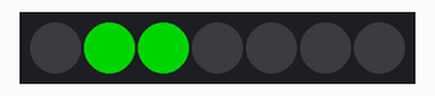
Bench run of a sketch on a simulated Arduino Uno, built with avr-gcc and run on an emulated ATmega328P. On the bench: 7 RGB LEDs in strip order, left to right. Dim RGB values are drawn brighter than linear.

Above: at 0.1 s.
At 2.1 s:
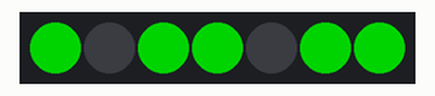
At 8.1 s:
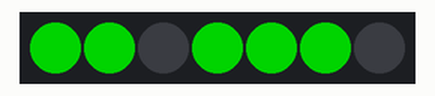
At 16.2 s:
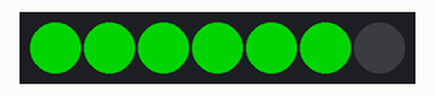
At 24.3 s:
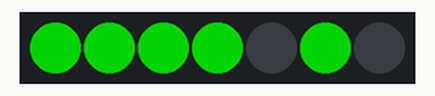
At 34.4 s:
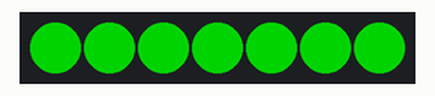
Timing chart, 0 to 39.9 s (numbered marks = the images above):
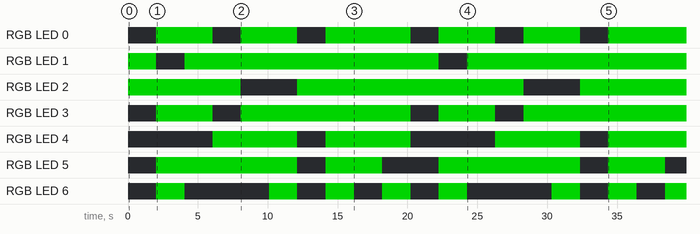

The sketch:

7segment_display.ino
```cpp
#include <FastLED.h>

#define NUM_LEDS 7 //Number of leds (we use 7 for a 7segment display)


#define DATA_PIN 3  //LED data pin in
#define CLOCK_PIN 13

#define COLOR Green  //Color that the LED's will become
#define DELAY 2000 //Time a digit stays on the screen

CRGB leds[NUM_LEDS];

void setup() {
    FastLED.addLeds<NEOPIXEL, DATA_PIN>(leds, NUM_LEDS);

}

void loop() {
//Uncomment the line of the digit or animation you want to display
  //looping();
  digit_1();
  digit_2();
  digit_3();
  digit_4();
  digit_5();
  digit_6();
  digit_7();
  digit_8();
  digit_9();
  digit_0();
  }

void looping() {  //Custom funtion for the looping animation can be called using looping();
  leds[0] = CRGB::COLOR;
  FastLED.show();
  delay(100);
  leds[0] = CRGB::Black;
  FastLED.show();
  delay(1);
  leds[1] = CRGB::COLOR;
  FastLED.show();
  delay(100);
  leds[1] = CRGB::Black;
  FastLED.show();
  delay(1);
  leds[5] = CRGB::COLOR;
  FastLED.show();
  delay(100);
  leds[5] = CRGB::Black;
  FastLED.show();
  delay(1);
  leds[4] = CRGB::COLOR;
  FastLED.show();
  delay(100);
  leds[4] = CRGB::Black;
  FastLED.show();
  delay(1);
  leds[3] = CRGB::COLOR;
  FastLED.show();
  delay(100);
  leds[3] = CRGB::Black;
  FastLED.show();
  delay(1);
  leds[2] = CRGB::COLOR;
  FastLED.show();
  delay(100);
  leds[2] = CRGB::Black;
  FastLED.show();
  delay(1);
  leds[5] = CRGB::COLOR;
  FastLED.show();
  delay(100);
  leds[5] = CRGB::Black;
  FastLED.show();
  delay(1);
  leds[6] = CRGB::COLOR;
  FastLED.show();
  delay(100);
  leds[6] = CRGB::Black;
  FastLED.show();
  delay(DELAY);

          }

void digit_1() {
  leds[2] = CRGB::COLOR;  //Turn on the leds
  FastLED.show();
  leds[1] = CRGB::COLOR;
  FastLED.show();
  delay(DELAY);
  leds[2] = CRGB::Black;  //Turn off the leds
  FastLED.show();
  leds[1] = CRGB::Black;
  FastLED.show();
}

void digit_2() {
  leds[0] = CRGB::COLOR;  //Turn on the leds
  FastLED.show();
  leds[6] = CRGB::COLOR;
  FastLED.show();
  leds[5] = CRGB::COLOR;
  FastLED.show();
  leds[2] = CRGB::COLOR;
  FastLED.show();
  leds[3] = CRGB::COLOR;
  FastLED.show();
  delay(DELAY);
  leds[0] = CRGB::Black;  //Turn off the leds
  FastLED.show();
  leds[6] = CRGB::Black;
  FastLED.show();
  leds[5] = CRGB::Black;
  FastLED.show();
  leds[2] = CRGB::Black;
  FastLED.show();
  leds[3] = CRGB::Black;
  FastLED.show();

  }


void digit_3() {
  leds[3] = CRGB::COLOR;  //Turn on the leds
  FastLED.show();
  leds[2] = CRGB::COLOR;
  FastLED.show();
  leds[5] = CRGB::COLOR;
  FastLED.show();
  leds[1] = CRGB::COLOR;
  FastLED.show();
  leds[0] = CRGB::COLOR;
  FastLED.show();
  delay(DELAY);
  leds[3] = CRGB::Black;  //Turn off the leds
  FastLED.show();
  leds[2] = CRGB::Black;
  FastLED.show();
  leds[5] = CRGB::Black;
  FastLED.show();
  leds[1] = CRGB::Black;
  FastLED.show();
  leds[0] = CRGB::Black;
  FastLED.show();

  }

  //
  void digit_4() {
  leds[4] = CRGB::COLOR;  //Turn on the leds
  FastLED.show();
  leds[2] = CRGB::COLOR;
  FastLED.show();
  leds[5] = CRGB::COLOR;
  FastLED.show();
  leds[1] = CRGB::COLOR;
  FastLED.show();
  delay(DELAY);
  leds[4] = CRGB::Black;  //Turn off the leds
  FastLED.show();
  leds[2] = CRGB::Black;
  FastLED.show();
  leds[5] = CRGB::Black;
  FastLED.show();
  leds[1] = CRGB::Black;
  FastLED.show();


  }


void digit_5() {
  leds[0] = CRGB::COLOR;  //Turn on the leds
  FastLED.show();
  leds[1] = CRGB::COLOR;
  FastLED.show();
  leds[5] = CRGB::COLOR;
  FastLED.show();
  leds[4] = CRGB::COLOR;
  FastLED.show();
  leds[3] = CRGB::COLOR;
  FastLED.show();
  delay(DELAY);
  leds[0] = CRGB::Black;  //Turn off the leds
  FastLED.show();
  leds[1] = CRGB::Black;
  FastLED.show();
  leds[5] = CRGB::Black;
  FastLED.show();
  leds[4] = CRGB::Black;
  FastLED.show();
  leds[3] = CRGB::Black;
  FastLED.show();

}


void digit_6() {
  leds[3] = CRGB::COLOR;  //Turn on the leds
  FastLED.show();
  leds[4] = CRGB::COLOR;
  FastLED.show();
  leds[5] = CRGB::COLOR;
  FastLED.show();
  leds[6] = CRGB::COLOR;
  FastLED.show();
  leds[1] = CRGB::COLOR;
  FastLED.show();
  leds[0] = CRGB::COLOR;
  FastLED.show();
  delay(DELAY);
  leds[3] = CRGB::Black;  //Turn off the leds
  FastLED.show();
  leds[4] = CRGB::Black;
  FastLED.show();
  leds[5] = CRGB::Black;
  FastLED.show();
  leds[6] = CRGB::Black;
  FastLED.show();
  leds[0] = CRGB::Black;
  FastLED.show();
  leds[1] = CRGB::Black;
  FastLED.show();

  }


void digit_7() {
  leds[3] = CRGB::COLOR;  //Turn on the leds
  FastLED.show();
  leds[2] = CRGB::COLOR;
  FastLED.show();
  leds[1] = CRGB::COLOR;
  FastLED.show();
  delay(DELAY);
  leds[3] = CRGB::Black;  //Turn off the leds
  FastLED.show();
  leds[2] = CRGB::Black;
  FastLED.show();
  leds[1] = CRGB::Black;
  FastLED.show();
}


void digit_8() {
  leds[3] = CRGB::COLOR;  //Turn on the leds
  FastLED.show();
  leds[4] = CRGB::COLOR;
  FastLED.show();
  leds[5] = CRGB::COLOR;
  FastLED.show();
  leds[6] = CRGB::COLOR;
  FastLED.show();
  leds[1] = CRGB::COLOR;
  FastLED.show();
  leds[0] = CRGB::COLOR;
  FastLED.show();
  leds[2] = CRGB::COLOR;
  FastLED.show();
  delay(DELAY);
  leds[3] = CRGB::Black;  //Turn off the leds
  FastLED.show();
  leds[4] = CRGB::Black;
  FastLED.show();
  leds[5] = CRGB::Black;
  FastLED.show();
  leds[6] = CRGB::Black;
  FastLED.show();
  leds[0] = CRGB::Black;
  FastLED.show();
  leds[1] = CRGB::Black;
  FastLED.show();
  leds[2] = CRGB::Black;
  FastLED.show();
  }

void digit_9() {
  leds[3] = CRGB::COLOR;  //Turn on the leds
  FastLED.show();
  leds[4] = CRGB::COLOR;
  FastLED.show();
  leds[2] = CRGB::COLOR;
  FastLED.show();
  leds[5] = CRGB::COLOR;
  FastLED.show();
  leds[1] = CRGB::COLOR;
  FastLED.show();
  leds[0] = CRGB::COLOR;
  FastLED.show();
  delay(DELAY);
  leds[3] = CRGB::Black;  //Turn off the leds
  FastLED.show();
  leds[4] = CRGB::Black;
  FastLED.show();
  leds[2] = CRGB::Black;
  FastLED.show();
  leds[5] = CRGB::Black;
  FastLED.show();
  leds[1] = CRGB::Black;
  FastLED.show();
  leds[0] = CRGB::Black;
  FastLED.show();

  }

void digit_0() {
  leds[3] = CRGB::COLOR;  //Turn on the leds
  FastLED.show();
  leds[4] = CRGB::COLOR;
  FastLED.show();
  leds[6] = CRGB::COLOR;
  FastLED.show();
  leds[1] = CRGB::COLOR;
  FastLED.show();
  leds[0] = CRGB::COLOR;
  FastLED.show();
  leds[2] = CRGB::COLOR;
  FastLED.show();
  delay(DELAY);
  leds[3] = CRGB::Black;  //Turn off the leds
  FastLED.show();
  leds[4] = CRGB::Black;
  FastLED.show();
  leds[6] = CRGB::Black;
  FastLED.show();
  leds[0] = CRGB::Black;
  FastLED.show();
  leds[1] = CRGB::Black;
  FastLED.show();
  leds[2] = CRGB::Black;
  FastLED.show();
  }
```

Measured:
- by itself, RGB LED 1: goes RGB(0, 128, 0) 2.0 s, off 2.0 s, RGB(0, 128, 0) 18.2 s, off 2.0 s, then RGB(0, 128, 0)
- by itself, RGB LED 2: goes RGB(0, 128, 0) 8.1 s, off 4.0 s, RGB(0, 128, 0) 16.2 s, off 4.0 s, then RGB(0, 128, 0)
- by itself, RGB LED 3: goes RGB(0, 128, 0) 4.0 s, off 2.0 s, RGB(0, 128, 0) 12.1 s, off 2.0 s, RGB(0, 128, 0) 4.0 s, off 2.0 s, then RGB(0, 128, 0)
- by itself, RGB LED 4: goes RGB(0, 128, 0) 6.1 s, off 2.0 s, RGB(0, 128, 0) 6.1 s, off 6.1 s, RGB(0, 128, 0) 6.1 s, off 2.0 s, then RGB(0, 128, 0)
- by itself, RGB LED 0: off → RGB(0, 128, 0) at 2.0 s, → off 4.0 s later, → RGB(0, 128, 0) 2.0 s later, → off 4.0 s later, … (11 changes in this stretch)
- by itself, RGB LED 5: off → RGB(0, 128, 0) at 2.0 s, → off 10.1 s later, → RGB(0, 128, 0) 2.0 s later, → off 4.1 s later, … (8 changes in this stretch)
- what the display in image 1 shows lasts 2.0 s, from 2.0 s to 4.0 s
